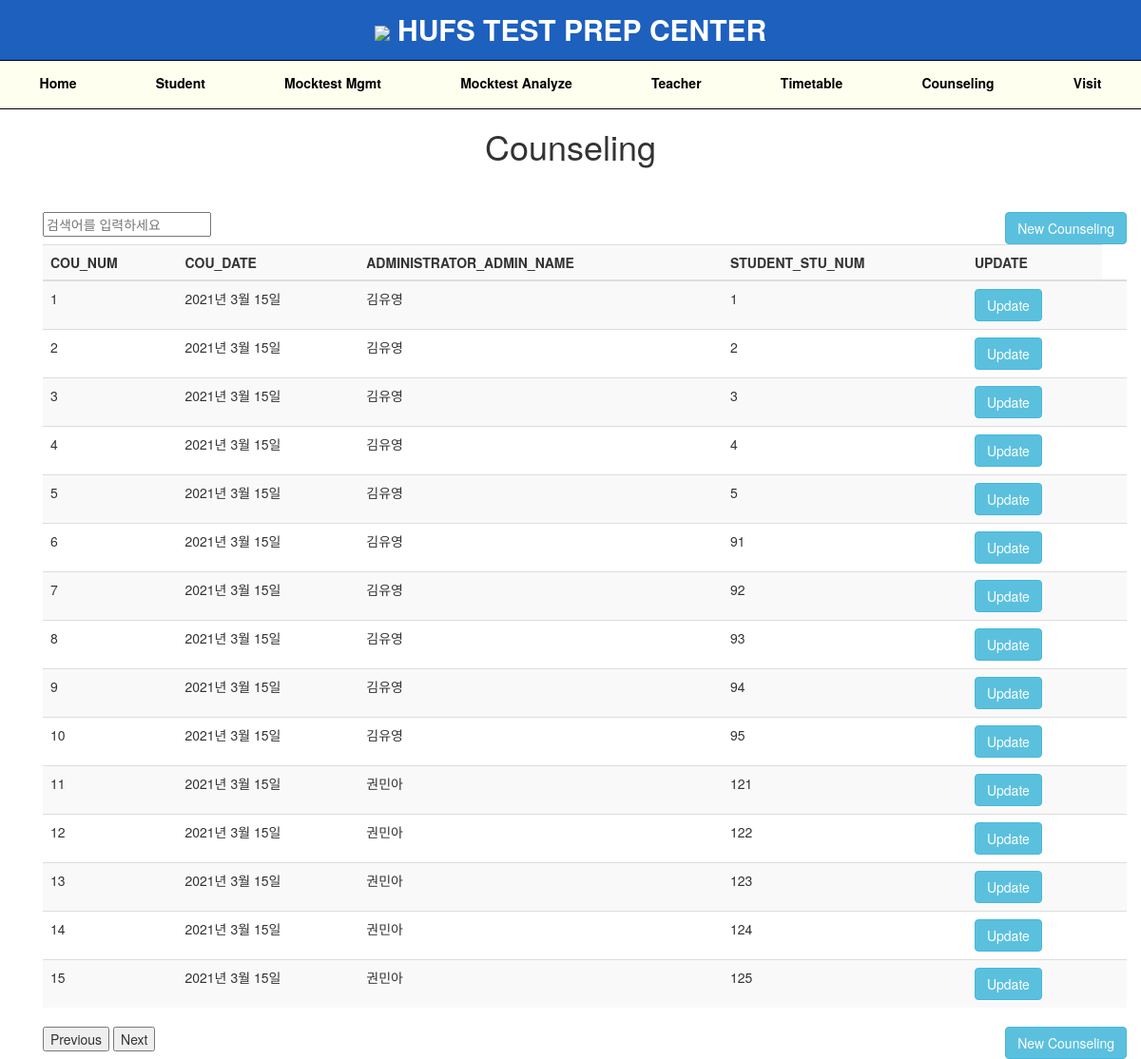
/counseling/, run on the app's committed database.
### HUFS/models.py (models this page shows, shortened)
class Counseling(models.Model):
    cou_num = models.PositiveIntegerField(db_column='COU_NUM', primary_key=True)
    cou_date = models.DateField(db_column='COU_DATE')
    administrator_admin_num = models.ForeignKey(Administrator, models.DO_NOTHING,
                                                db_column='ADMINISTRATOR_ADMIN_NUM')
    student_stu_num = models.ForeignKey('Student', models.DO_NOTHING,
                                        db_column='STUDENT_STU_NUM')
    class Meta:
        managed = True
        db_table = 'counseling'

class Administrator(models.Model):
    admin_num = models.PositiveIntegerField(db_column='ADMIN_NUM', primary_key=True)
    admin_name = models.CharField(db_column='ADMIN_NAME', max_length=4)
    admin_age = models.PositiveIntegerField(db_column='ADMIN_AGE')
    def __str__(self):
        return self.admin_name
    class Meta:
        managed = True
        db_table = 'administrator'

class Student(models.Model):
    stu_num = models.PositiveIntegerField(db_column='STU_NUM', primary_key=True)
    stu_name = models.CharField(db_column='STU_NAME', max_length=4)
    stu_age = models.PositiveIntegerField(db_column='STU_AGE')
    stu_sex = models.CharField(db_column='STU_SEX', max_length=1)
    stu_birth = models.DateField(db_column='STU_BIRTH')
    stu_curriculum = models.CharField(db_column='STU_CURRICULUM', max_length=1)
    stu_extraclass_1 = models.CharField(db_column='STU_EXTRACLASS_1', max_length=2)
    stu_extraclass_2 = models.CharField(db_column='STU_EXTRACLASS_2', max_length=2)
    stu_formerexam = models.DecimalField(db_column='STU_FORMEREXAM', max_digits=3,
                                         decimal_places=2)
    stu_leave_date = models.DateField(db_column='STU_LEAVE_DATE')
    stu_leave_reason = models.CharField(db_column='STU_LEAVE_REASON', max_length=100)
    room_room_num = models.ForeignKey(Room, models.DO_NOTHING, db_column='ROOM_ROOM_NUM')
    class_class_type = models.ForeignKey(Class, models.DO_NOTHING,
                                         db_column='CLASS_CLASS_TYPE')
    def __str__(self):
        return f"{self.stu_num}"
    class Meta:
        managed = True
        db_table = 'student'

### HUFS/views.py (the view)
# urls.py: path('', views.counseling, name='counseling'),
def counseling(request):
    counselings = Counseling.objects.all()
    return render(request, 'counseling.html', {'counselings' : counselings})

### templates/counseling.html (shortened to what this page needs)
{% extends "base.html" %}
{% block content %}
    <h1>
        <center>Counseling</center>
    </h1>
    <div class="container">
        <div class="row">
            <div class="col-md-12">
                <input type="text" id="searchInput" placeholder="검색어를 입력하세요" oninput="search()">
                <a class="btn btn-info pull-right" href="{% url 'add_counseling' %}"> New Counseling </a>
                <table class="table table-striped">
                    <tr>
                        <th>COU_NUM</th>
                        <th>COU_DATE</th>
                        <th>ADMINISTRATOR_ADMIN_NAME</th>
                        <th>STUDENT_STU_NUM</th>
                        <th>UPDATE</th>
                    </tr>
                    <tbody id="counselingTablebody">
                    <tr>
                        {% for counseling in counselings %}
                            <td> {{ counseling.cou_num }} </td>
                            <td> {{ counseling.cou_date }}</td>
                            <td> {{ counseling.administrator_admin_num }}</td>
                            <td> {{ counseling.student_stu_num }}</td>
                            <td><a class="btn btn-info"
                                   href="{% url 'update_counseling' counseling.cou_num %}">Update </a>
                            <td>
                            </tr>
                        {% endfor %}
                </table>
                <a class="btn btn-info pull-right" href="{% url 'add_counseling' %}"> New Counseling </a>
                <div id="pagination">
                    <button onclick="previousPage()">Previous</button>
                    <button onclick="nextPage()">Next</button>
                </div>
            </div>
        </div>
    </div>
    <link rel="stylesheet" href="https://maxcdn.bootstrapcdn.com/bootstrap/3.3.7/css/bootstrap.min.css">
{% endblock content %}

### templates/base.html (style rules this page uses)
body { margin: 0; }
.container { display: flex; flex-direction: column; margin-top: 50px; }

### data on the page
Counseling: cou_num "1", cou_date "2021년 3월 15일", administrator_admin_num "김유영", student_stu_num "1"
Counseling: cou_num "2", cou_date "2021년 3월 15일", administrator_admin_num "김유영", student_stu_num "2"
Counseling: cou_num "3", cou_date "2021년 3월 15일", administrator_admin_num "김유영", student_stu_num "3"
Counseling: cou_num "4", cou_date "2021년 3월 15일", administrator_admin_num "김유영", student_stu_num "4"
Counseling: cou_num "5", cou_date "2021년 3월 15일", administrator_admin_num "김유영", student_stu_num "5"
Counseling: cou_num "6", cou_date "2021년 3월 15일", administrator_admin_num "김유영", student_stu_num "91"
Counseling: cou_num "7", cou_date "2021년 3월 15일", administrator_admin_num "김유영", student_stu_num "92"
Counseling: cou_num "8", cou_date "2021년 3월 15일", administrator_admin_num "김유영", student_stu_num "93"
Counseling: cou_num "9", cou_date "2021년 3월 15일", administrator_admin_num "김유영", student_stu_num "94"
Counseling: cou_num "10", cou_date "2021년 3월 15일", administrator_admin_num "김유영", student_stu_num "95"
Counseling: cou_num "11", cou_date "2021년 3월 15일", administrator_admin_num "권민아", student_stu_num "121"
Counseling: cou_num "12", cou_date "2021년 3월 15일", administrator_admin_num "권민아", student_stu_num "122"
Counseling: cou_num "13", cou_date "2021년 3월 15일", administrator_admin_num "권민아", student_stu_num "123"
Counseling: cou_num "14", cou_date "2021년 3월 15일", administrator_admin_num "권민아", student_stu_num "124"
Counseling: cou_num "15", cou_date "2021년 3월 15일", administrator_admin_num "권민아", student_stu_num "125"
